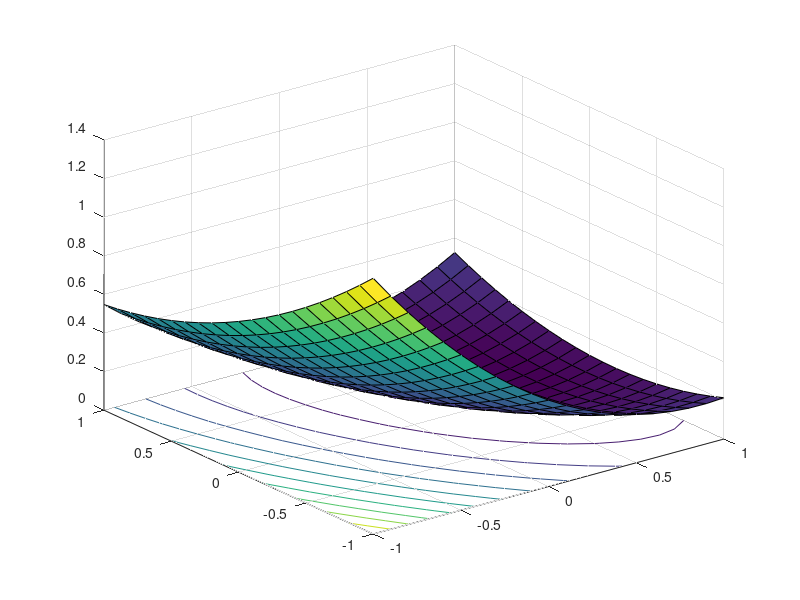

MATLAB code to generate this figure: (Note: this script raises an error after producing the figure.)
clear all
close all
%%
D = [2 1]/3;
v = 0.5;
lambda = 0.2;
gamma = 0.4;

%%
f = @(s1,s2) 0.5*(v-(D(1)*s1+D(2)*s2)).^2 + lambda*0.5*(s1.^2+s2.^2);

figure(1)

s1 = -1:.1:1;
s2 = -1:.1:1;
[S1,S2] = meshgrid(s1,s2);
F = f(S1,S2);
hf = surfc(s1,s2,F);
hf(1).FaceAlpha = 0.25;
%hf(1).FaceColor = 'green';
hf(1).EdgeAlpha = 0.25;
hf(1).EdgeColor = 'interp';
hf(2).LineWidth = 1;
%hf(2).LevelStep = 0.1;


[az,el] = view;
view(az+90,el)


xlabel('s_1')
ylabel('s_2')
zlabel('f(s)')

hold on

%

s = [0, -0.75].';
for idx=0:19
    x(1,1) = s(1);
    x(2,1) = s(2);
    
    t = s-gamma*(D'*(D*s-v)+lambda*s);
    
    x(1,2) = t(1);
    x(2,2) = t(2);
    %
    hp = quiver(x(1,1),x(2,1),x(1,2)-x(1,1),x(2,2)-x(2,1));
    hp.Marker = 'o';
    hp.ShowArrowHead = 'on';
    hp.MaxHeadSize = 120;
    hp.MarkerSize = 6;
    hp.MarkerEdgeColor = 'r';
    %hp.MarkerFaceColor = 'r';
    hp.Color = 'r';
    hp.LineWidth = 2;
    %hp.LineStyle = ':';
    
    s = t;
end
hp.Parent.FontSize = 18;
hp.Parent.LineWidth = 1;
hp.Parent.ZLim = [0 1.5];

hold off
